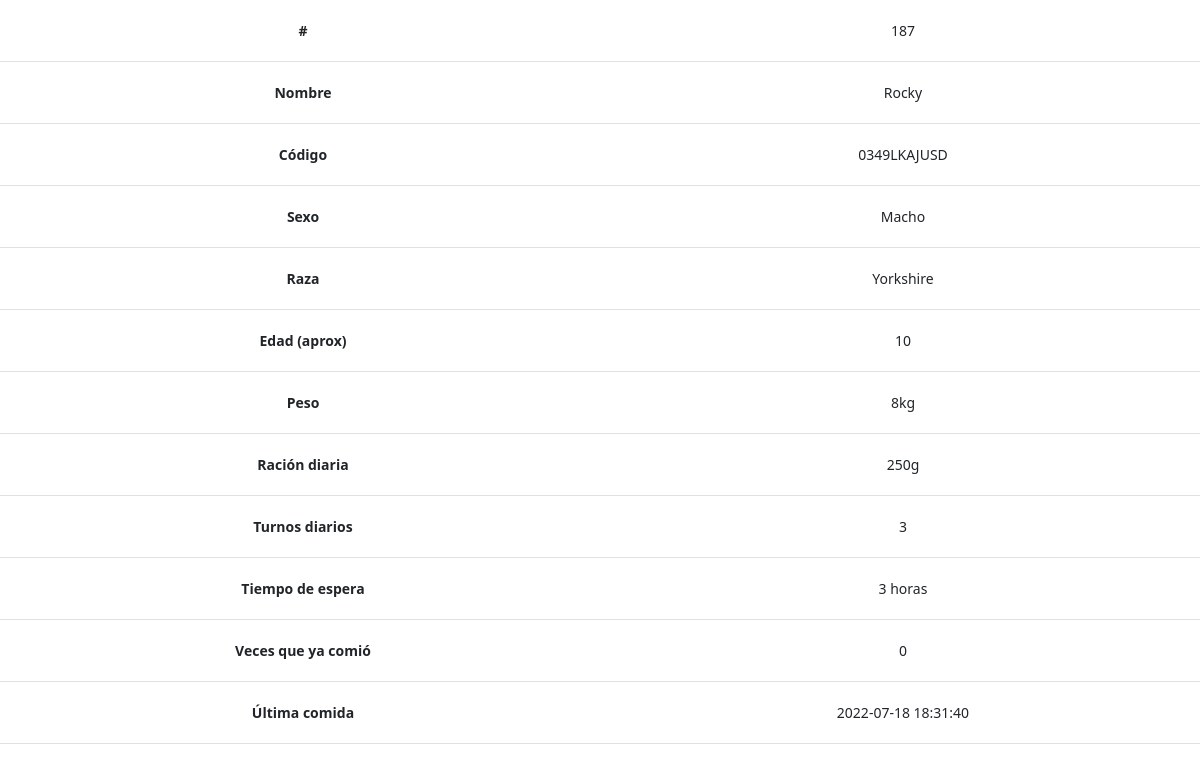
Page /verificado.php?id=0349LKAJUSD (signed in) on the committed database.
### tables this page shows
CREATE TABLE `perros` (
  `identificador` int(11) NOT NULL,
  `id` varchar(255) NOT NULL,
  `nombre` varchar(255) NOT NULL,
  `foto` varchar(255) NOT NULL,
  `sexo` enum('Macho','Hembra') NOT NULL,
  `raza` varchar(255) NOT NULL,
  `edad` int(11) NOT NULL,
  `peso` int(11) NOT NULL,
  `racion` int(11) NOT NULL,
  `turnos` int(11) NOT NULL,
  `cooldown` int(11) NOT NULL,
  `veces` varchar(255) NOT NULL,
  `ultimaEntrada` timestamp NOT NULL DEFAULT current_timestamp(),
  `ultimaSalida` timestamp NOT NULL DEFAULT current_timestamp(),
  `entro` tinyint(1) NOT NULL
);

### verificado.php (the view, shortened to what this page needs)
<?php
$id = null;
if (!empty($_GET['id'])) {
	$id = $_REQUEST['id'];
}
$pdo = Base::connect();
$pdo->setAttribute(PDO::ATTR_ERRMODE, PDO::ERRMODE_EXCEPTION);
$sql = "SELECT * FROM perros where id = ?";
$q = $pdo->prepare($sql);
$q->execute(array($id));
$datos = $q->fetch(PDO::FETCH_ASSOC);
?>
<!DOCTYPE html>
<html lang="es">
<html>
<head>
	<?php
	include 'comp/head.php';
	include 'comp/estilos.php';
	?>
</head>
<body>
	<table class="table tabla" id="datos-tabla" data-sorting="true">
		<tr>
			<td><b>#</b></td>
			<td><?php echo $datos['identificador']; ?></td>
		</tr>
		<tr>
			<td><b>Nombre</b></td>
			<td><?php echo $datos['nombre']; ?></td>
		</tr>
		<tr>
			<td><b>Código</b></td>
			<td><?php echo $datos['id']; ?></td>
		</tr>
		<tr>
			<td><b>Sexo</b></td>
			<td><?php echo $datos['sexo']; ?></td>
		</tr>
		<tr>
			<td><b>Raza</b></td>
			<td><?php echo $datos['raza']; ?></td>
		</tr>
		<tr>
			<td><b>Edad (aprox)</b></td>
			<td><?php echo $datos['edad']; ?> </td>
		</tr>
		<tr>
			<td><b>Peso</b></td>
			<td><?php echo $datos['peso']; ?>kg</td>
		</tr>
		<tr>
			<td><b>Ración diaria</b></td>
			<td><?php echo $datos['racion']; ?>g</td>
		</tr>
		<tr>
			<td><b>Turnos diarios</b></td>
			<td><?php echo $datos['turnos']; ?></td>
		</tr>
		<tr>
			<td><b>Tiempo de espera</b></td>
			<td><?php echo $datos['cooldown']; ?> horas</td>
		</tr>
		<tr>
			<td><b>Veces que ya comió</b></td>
			<td><?php echo $datos['veces']; ?></td>
		</tr>
		<tr>
			<td><b>Última comida</b></td>
			<td><?php echo $datos['ultimaEntrada']; ?></td>
		</tr>
	</table>
</body>
</html>

### css/estilos.css (style rules this page uses)
:root { --negro: #1e2125; --gris: #686868; --principal: #eb7d47; --hover: #c0673b; --bordes_tablas: #5f5f5f20; --fondo_tablas: #fff; --fondo: rgb(239, 241, 252); }
* { margin: 0; padding: 0; list-style: none; }
body { font-size: .875rem; }
.table { text-align: center; }
.table tr td { padding: 20px; }

### rows in the picture
perros: identificador "187", nombre "Rocky", id "0349LKAJUSD", sexo "Macho", raza "Yorkshire", edad "10", peso "8", racion "250", turnos "3", cooldown "3", veces "0", ultimaEntrada "2022-07-18 18:31:40"
